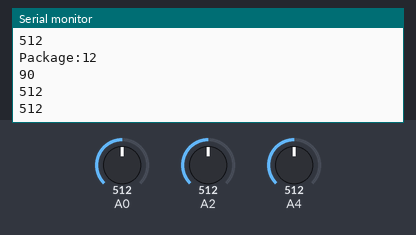
Bench run of a sketch on a simulated Arduino Uno, built with avr-gcc and run on an emulated ATmega328P. Shown: the last lines printed to the serial monitor. The test bench sets the inputs (shaded band); at power-on: A0 = 512, A2 = 512, A4 = 512. No radio packets arrive unless stated.

Above: at 3.2 s.
3.3 s: A0 set to 490
At 3.43 s:
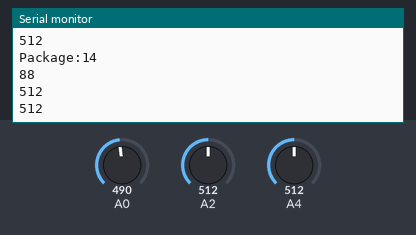
4.8 s: A2 set to 490
At 4.97 s:
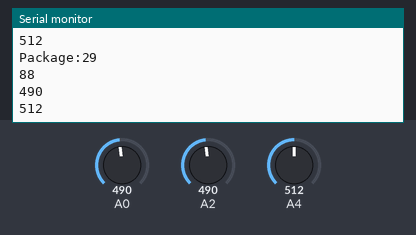
6.3 s: A4 set to 716
At 6.4 s:
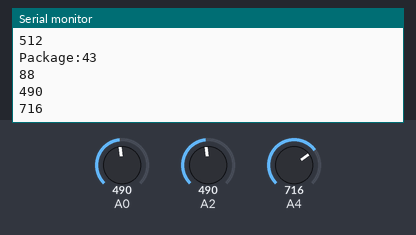
7.8 s: A0 set to 510
At 7.94 s:
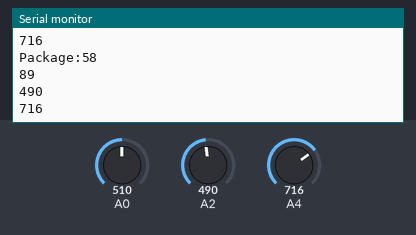
9.3 s: A2 set to 510
At 9.48 s:
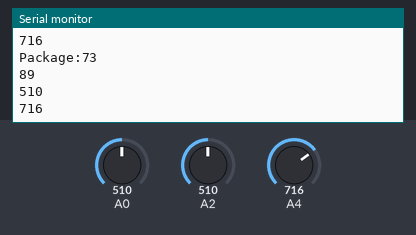
10.8 s: A4 set to 900
At 10.91 s:
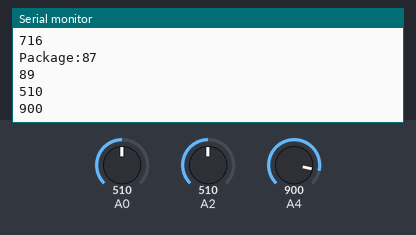
Timing chart, 0 to 13.3 s (numbered marks = the images above; inputs shaded):
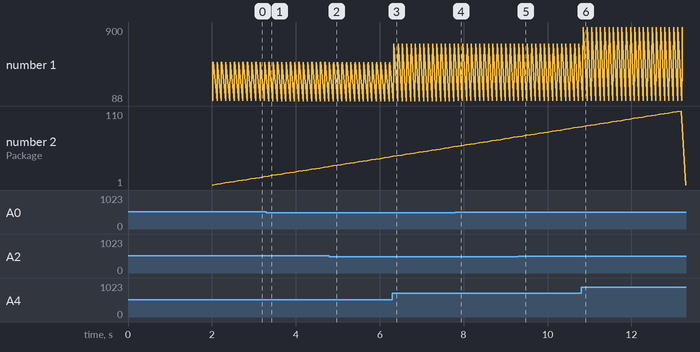

The sketch:

accelerationTriggerDataSend.ino
```cpp
#include <RF24.h>
#include <SPI.h>


RF24 myRadio (7, 8);
byte addresses [][6] = {"0"};

struct package
{
  int id=1;
  int steer = A0;
  int acceleration = A2;
  int reverse = A4;
  int servoAngle;
};

typedef struct package Package;
Package data;


void setup() {
  Serial.begin(9600);
  delay(1000);
  myRadio.begin();
  myRadio.setChannel(115);
  myRadio.setPALevel(RF24_PA_MAX);
  myRadio.setDataRate( RF24_250KBPS );
  myRadio.openWritingPipe( addresses[0]);
  delay(1000);

}

void loop() {

  data.steer = analogRead(A0);
  data.acceleration = analogRead(A2);
  data.reverse = analogRead(A4);
  int angleLimit = 45; // Angle to limit the servo
  data.servoAngle = map(data.steer, 0, 1023, 0+angleLimit, 180-angleLimit);

  if(data.steer < 500);
  {
    data.steer =  512;
  }

  myRadio.write(&data, sizeof(data));

  Serial.print("\nPackage:");
  Serial.print(data.id);
  Serial.print("\n");
  Serial.println(data.servoAngle);
  Serial.println(data.acceleration);
  Serial.println(data.reverse);
  data.id = data.id + 1;
  data.acceleration = data.acceleration+0.1;
  delay(100);
}
```

Measured:
- after the input at 3.3 s, the serial monitor: prints a new line after 0.05 s (image 1)
- after the input at 4.8 s, the serial monitor: prints a new line after 0.10 s (image 2)
- after the input at 6.3 s, the serial monitor: prints a new line at once (image 3)
- after the input at 7.8 s, the serial monitor: prints a new line after 0.07 s (image 4)
- after the input at 9.3 s, the serial monitor: prints a new line after 0.11 s (image 5)
- after the input at 10.8 s, the serial monitor: prints a new line after 0.05 s (image 6)
- plotted number 1: 512 → 716 after the input at 6.3 s, 716 → 900 after the input at 10.8 s
